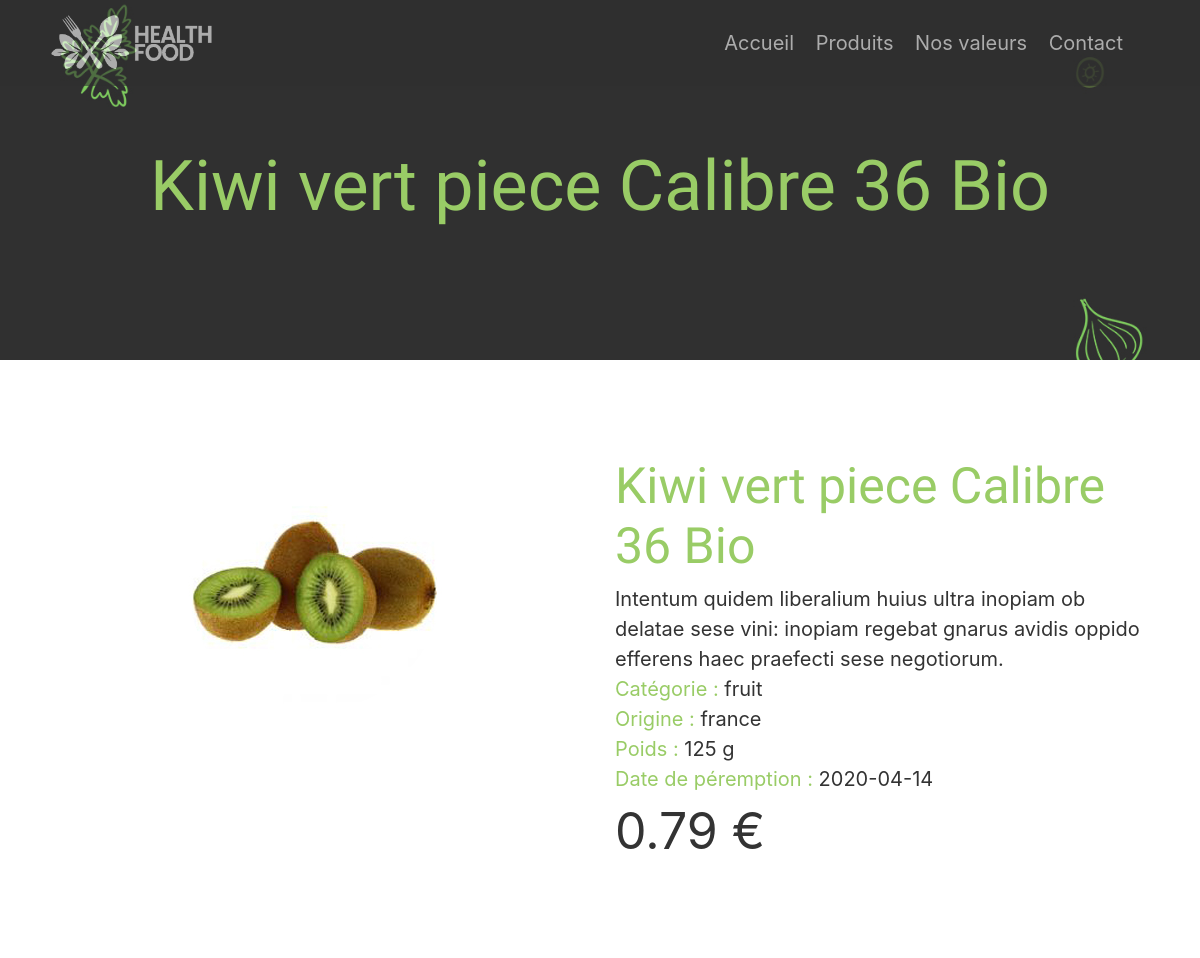
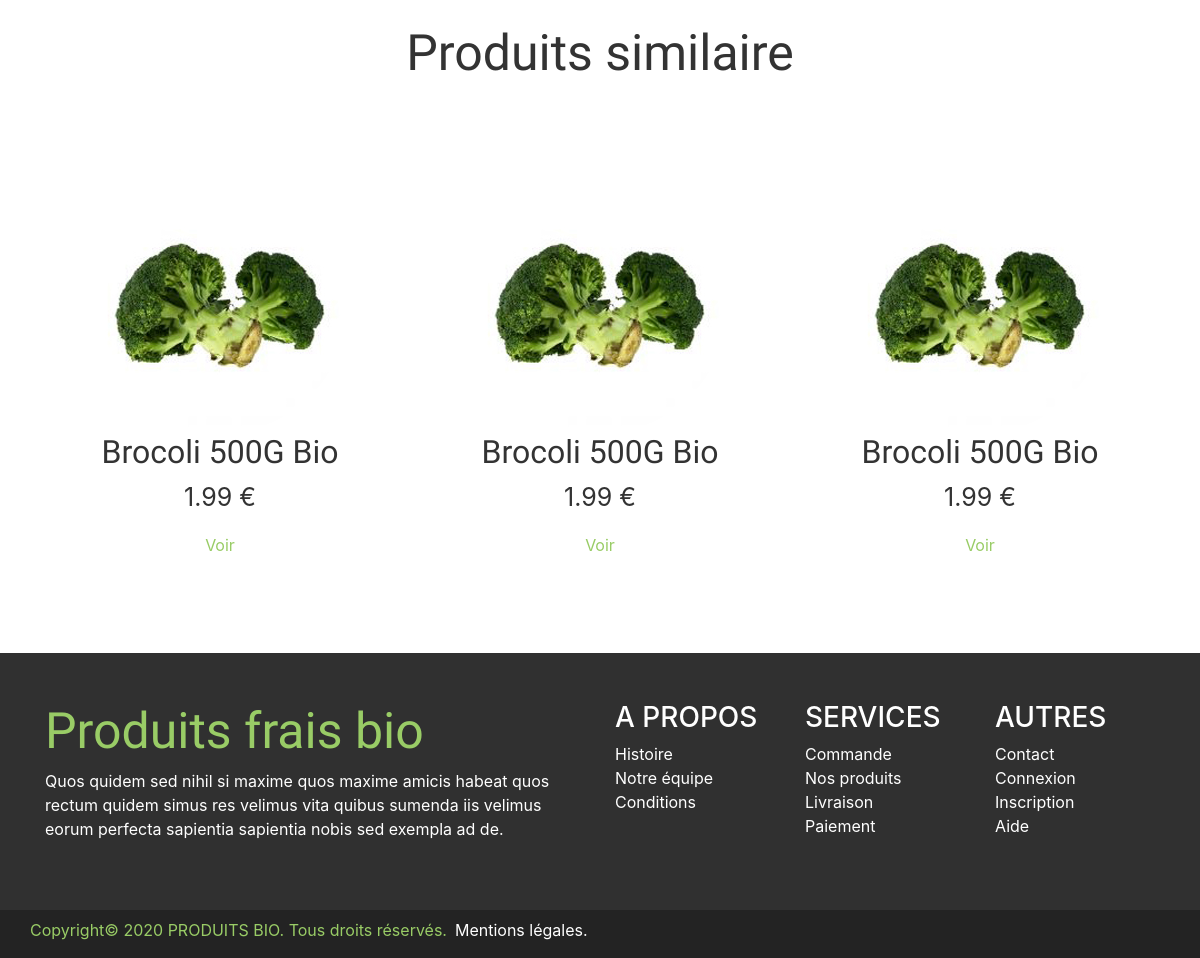
Screenshot of /produit/index.php?id=1 with the database file from the repository (2 pictures, top to bottom).
### tables this page shows
CREATE TABLE `davy_produits` (
  `id` bigint(20) NOT NULL,
  `nom` varchar(255) DEFAULT NULL,
  `photo` varchar(255) DEFAULT NULL,
  `description` text DEFAULT NULL,
  `prix` float DEFAULT NULL,
  `categorie` varchar(255) DEFAULT NULL,
  `origine` varchar(255) DEFAULT NULL,
  `date` date DEFAULT NULL,
  `poids` int(11) DEFAULT NULL
);

### produit/index.php (the view, shortened to what this page needs)
<?php
include '../config.php';
$title_header = "Produit";
if(!empty($_GET['id'])) {
    $result = $pdo->prepare('SELECT * FROM davy_produits WHERE id = :id');
    $result->execute(array(
        'id' => $_GET['id']
    ));
    $produit = $result->fetch(PDO::FETCH_ASSOC);
    $title_header = $produit["nom"];
}
$chemin_page = "../";
include '../header2.php';
?>
        <div class="container my-5">
            <div class="row my-5">
            <?php
            if(!empty($_GET['id'])) {
                $result = $pdo->prepare('SELECT * FROM davy_produits WHERE id = :id');
                $result->execute(array(
                    'id' => $_GET['id']
                ));
                while($produit = $result->fetch(PDO::FETCH_ASSOC)){
                    echo '
                    <div class="col-md text-center my-5">';
                    echo '
                        <img src="' . $chemin_page . $produit["photo"] . '" alt="produits bio" class="img-fluid rounded-circle">';
                    echo '
                    </div>';
                    echo '
                    <div class="col-md my-5">';
                    echo '
                        <h2 class="font_hotel color_green size_l">' . $produit["nom"] . '</h2>';
                    echo '
                        <span class="size_m">' . $produit["description"] . '</span><br>';
                    echo '
                        <span class="size_m color_green">Catégorie : </span><span class="size_m">' . $produit["categorie"] . '</span><br>';
                    echo '
                        <span class="size_m color_green">Origine : </span><span class="size_m">' . $produit["origine"] . '</span><br>';
                    echo '
                        <span class="size_m color_green">Poids : </span><span class="size_m">' . $produit["poids"] . ' g</span><br>';
                    echo '
                        <span class="size_m color_green">Date de péremption : </span><span class="size_m">' . $produit["date"] . '</span><br>';
                    echo '
                        <p class="size_l">' . $produit["prix"] . ' €</p>';
                    echo '
                    </div>';
                }
            }?></div>
        </div>
        <div class="container mt-5">
            <h3 class="font_hotel text-center size_l">Produits similaire</h3>
        </div>
        <div class="container">
            <div class="row my-5">
            <?php
            for ($i=1; $i<=3; $i++) {
                $result = $pdo->query("SELECT * FROM davy_produits WHERE 1 order by rand()");
                $produit = $result->fetch(PDO::FETCH_ASSOC);
                echo '
                <div class="col-lg text-center my-5">';
                echo '
                    <img src="' . $chemin_page . $produit["photo"] . '" alt="produits bio" class="img-fluid rounded-circle">';
                echo '
                    <h2 class="font_hotel">' . $produit["nom"] . '</h2>';
                echo '
                    <p>' . $produit["prix"] . ' €</p>';
                echo '<a href="index.php?id=' . $produit['id'] . '" class="color_green">Voir</a>';
                echo '
                </div>';
            }?></div>
        </div>
<?php
include '../footer.php';
?>

### header2.php (shortened to what this page needs)
<!DOCTYPE html>
<html lang="fr">
    <head>
        <link rel="stylesheet" href="<?php echo $chemin_page; ?>css/bootstrap.css">
        <link rel="stylesheet" href="<?php echo $chemin_page; ?>css/style.css">
    </head>
    <body>
        <header>
            <nav class="navbar fixed-top bg_dark">
                <div class="container">
                    <a class="navbar-brand" href="<?php echo $chemin_page; ?>">
                        <img src="<?php echo $chemin_page; ?>images/logo.png" height="60" alt="logo">
                    </a>
                    <div class="navbar-brand">
                        <a class="navbar-brand color_white" href="<?php echo $chemin_page; ?>">Accueil</a>
                        <a class="navbar-brand color_white" href="<?php echo $chemin_page; ?>produits/">Produits</a>
                        <a class="navbar-brand color_white" href="<?php echo $chemin_page; ?>valeurs/">Nos valeurs</a>
                        <a class="navbar-brand color_white" href="<?php echo $chemin_page; ?>contact/">Contact</a>
                    </div>
                </div>
            </nav>
            <div class="container-fluid fond_noir_0" style="height: 45vh;">
                <div class="container pt-5">
                    <div class="row pt-5">
                        <div class="col-lg color_white align-self-center text-center pt-5">
                            <h1 class="font_hotel color_green"><?php echo $title_header; ?></h1>
                        </div>
                    </div>
                </div>
            </div>
        </header>

### css/style.css (style rules this page uses)
body { margin: 0px; }
.font_hotel { font-family: 'Grand Hotel', cursive; }
body { color: #333333; }
.color_green { color: #99cc66; }
.color_white { color: white; }
.bg_dark { background-color: #303030; opacity: 0.6; }
h1 { font-size: 70px; }
p { font-size: 25px; }
.size_l { font-size: 50px; }
.size_m { font-size: 20px; }
.fond_noir_0 { background-image: url(../images/fond-noir-0.png); background-position: center; background-repeat: no-repeat; background-size: cover; }

### rows the page displays
davy_produits: nom "Kiwi vert piece Calibre 36 Bio", photo (picture), description "Intentum quidem liberalium huius ultra inopiam ob delatae sese vini: inopiam regebat gnarus avidis oppido efferens haec praefecti sese negotiorum.", categorie "fruit", origine "france", poids "125", date "2020-04-14", prix "0.79"
davy_produits: photo (picture), nom "Brocoli 500G Bio", prix "1.99"
